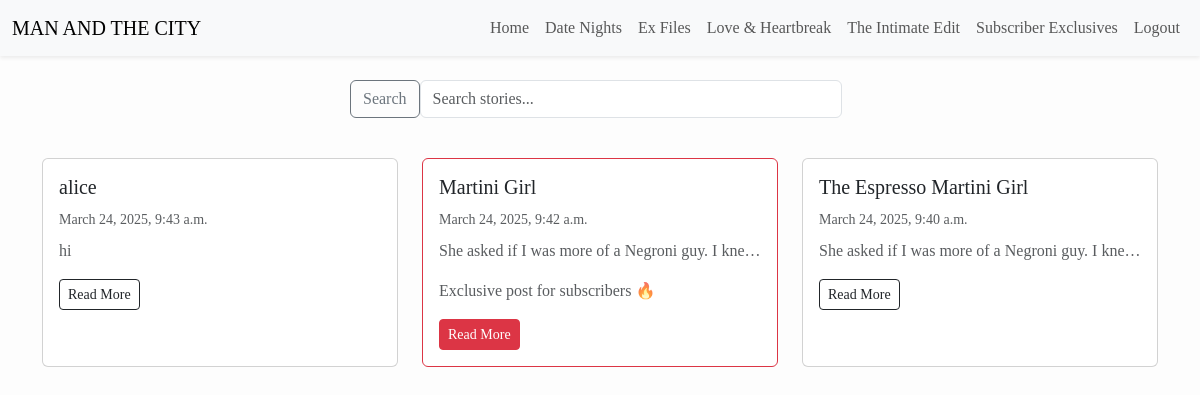
Screenshot of /date-nights/ (signed in) with the database file from the repository.
### posts/models.py (models this page shows, shortened)
class Post(models.Model):
    CATEGORY_CHOICES = [
        ('date', 'Date Night'),
        ('ex', 'Ex Files'),
        ('fun', 'Love & Laughs'),
        ('intimate', 'The Intimate Edit'),
    ]
    title = models.CharField(max_length=200)
    slug = models.SlugField(unique=True)
    date = models.DateTimeField(default=timezone.now)
    category = models.CharField(max_length=20, choices=CATEGORY_CHOICES)
    intro = models.TextField(blank=True)
    content = models.TextField()
    is_premium = models.BooleanField(default=False)
    image = models.ImageField(upload_to='post_images/', blank=True, null=True)
    chemistry_rating = models.IntegerField(default=0)
    banter_rating = models.IntegerField(default=0)
    looks_rating = models.IntegerField(default=0)
    vibe_rating = models.IntegerField(default=0)

### core/views.py (the view)
# urls.py: path('date-nights/', views.date_nights, name='date_nights'),
def date_nights(request):
    posts = Post.objects.filter(category='date').order_by('-date')
    return render(request, 'core/date_nights.html', {'posts': posts})

### core/templates/core/date_nights.html (shortened to what this page needs)
{% extends 'base.html' %}
{% block content %}
<div class="row">
  {% for post in posts %}
    <div class="col-md-4 mb-4">
      <div class="card h-100 {% if post.is_premium %}border-danger{% endif %}">
        <div class="card-body">
          <h5 class="card-title">{{ post.title }}</h5>
          <small class="text-muted">{{ post.date }}</small>
          <p class="card-text mt-2 text-muted" style="overflow: hidden; display: -webkit-box; -webkit-line-clamp: 1; -webkit-box-orient: vertical;">
            {{ post.intro }}
          </p>
          {% if post.is_premium %}
            <p class="text-muted mt-2">
              Exclusive post for subscribers 🔥
            </p>
            {% if user.is_authenticated %}
              <a href="{% url 'post_detail' slug=post.slug %}" class="btn btn-danger btn-sm">Read More</a>
            {% else %}
              <div class="d-flex gap-2">
                <a href="{% url 'account_login' %}" class="btn btn-sm btn-outline-secondary">Log In</a>
                <a href="{% url 'subscribe_tease' %}" class="btn btn-sm btn-danger">Subscribe</a>
              </div>
            {% endif %}
          {% else %}
            <a href="{% url 'post_detail' slug=post.slug %}" class="btn btn-sm btn-outline-dark">Read More</a>
          {% endif %}
        </div>
      </div>
    </div>
  {% empty %}
    <p>No date night stories yet. Stay tuned!</p>
  {% endfor %}
</div>
{% endblock %}

### templates/base.html (style rules this page uses)
body { font-family: 'Georgia', serif; background-color: #fdfdfd; }

### rows the page displays
Post: title "alice", date "March 24, 2025, 9:43 a.m.", intro "hi", is_premium "Read More"
Post: title "Martini Girl", date "March 24, 2025, 9:42 a.m.", intro "She asked if I was more of a Negroni guy. I…", is_premium "Exclusive post for subscribers 🔥"
Post: title "The Espresso Martini Girl", date "March 24, 2025, 9:40 a.m.", intro "She asked if I was more of a Negroni guy. I…", is_premium "Read More"
